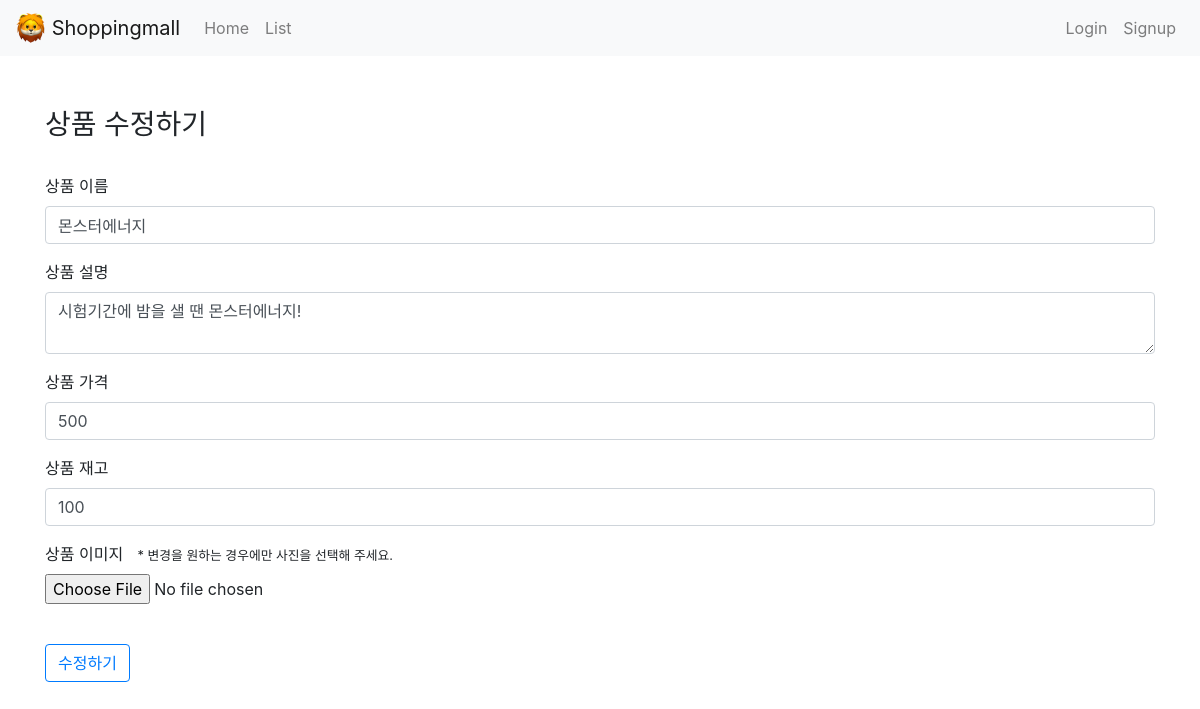
Before: /products/3/edit/ with the older database file.
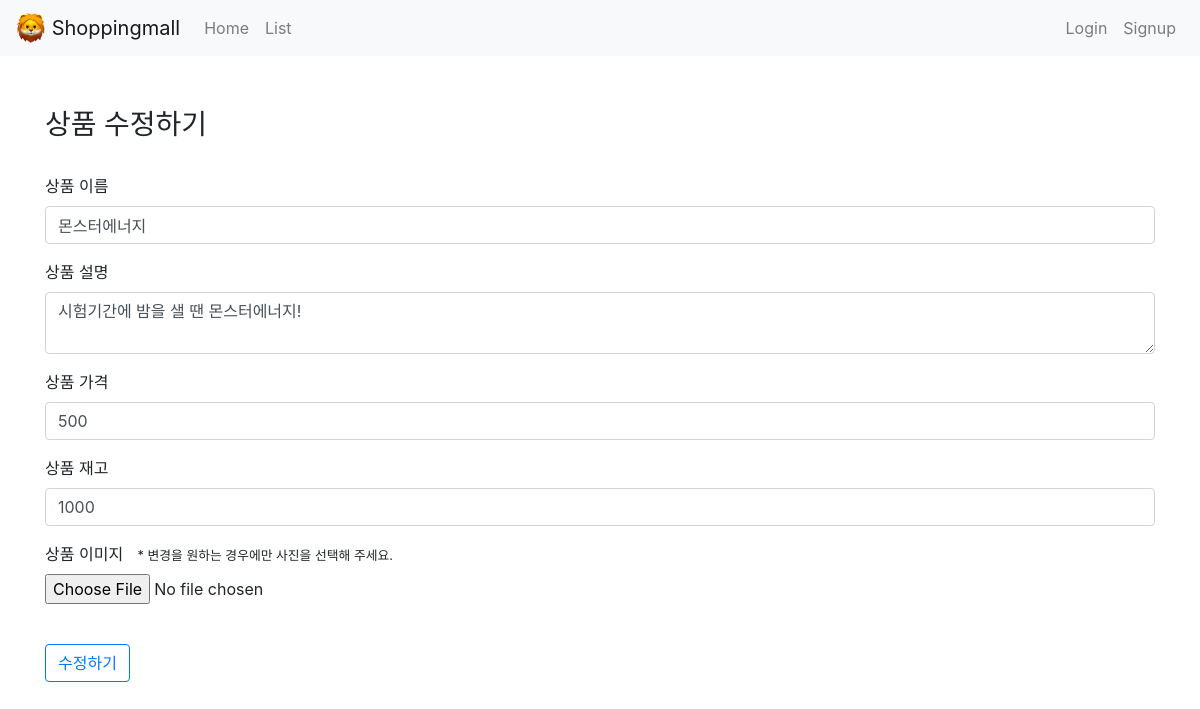
After: the same page with the newer database file.
### products/models.py (models this page shows)
class Product(models.Model):
    name = models.CharField(max_length=50) # 상품명
    description = models.TextField() # 설명
    price = models.IntegerField() # 가격
    stock = models.IntegerField() # 재고
    image = models.ImageField(upload_to='images/', null=True) # 이미지
    seller = models.ForeignKey(User, on_delete=models.CASCADE) # 판매자
    created_at = models.DateTimeField(auto_now_add = True)
    updated_at = models.DateTimeField(auto_now = True)

### products/views.py (the view, shortened to what this page needs)
# urls.py: path('<int:product_id>/edit/', update, name="update"),
def update(request, product_id): # 상품 수정은 특정 상품에 대한 페이지/기능이기 때문에 어떤 상품을 수정하는지 id값을 알아야 한다.
    product = get_object_or_404(Product, pk=product_id) # primary key가 전달받은 product_id와 일치하는 상품을 가져와서 product라는 변수에 담는다. 없으면 404 에러
    return render(request, 'products/edit.html', {"product": product}) # POST 방식의 요청이 아니라면 edit.html을 띄워준다.

### products/templates/products/edit.html (shortened to what this page needs)
{% extends 'base.html' %}
{% block content %}
<div class="mb-5">
    <h3>상품 수정하기</h3>
    <br>
    <form action="{% url 'products:update' product.id %}" method="POST" enctype="multipart/form-data">
        <div class="form-group">
            <label for="name">상품 이름</label>
            <input type="text" class="form-control" name="name" id="name" placeholder="상품 이름을 입력해주세요." value="{{ product.name }}" required>
        </div>
        <div class="form-group">
            <label for="description">상품 설명</label>
            <textarea class="form-control" name="description" id="description" placeholder="상품 설명을 입력해주세요..." required>{{ product.description }}</textarea>
        </div>
        <div class="form-group">
            <label for="price">상품 가격</label>
            <input type="number" class="form-control" name="price" id="price" min="0" value="{{ product.price}}" required>
        </div>
        <div class="form-group">
            <label for="stock">상품 재고</label>
            <input type="number" class="form-control" name="stock" id="stock" min="1" value="{{ product.stock }}" required>
        </div>
        <div class="form-group">
            <label>상품 이미지</label><small>&nbsp; &nbsp; * 변경을 원하는 경우에만 사진을 선택해 주세요.</small><br>
            <input type="file" name="image" accept="image/*">
        </div>
        <br>
        <input type="submit" value="수정하기" class="btn btn-outline-primary">
    </form>
</div>
{% endblock %}

Changed rows visible on the page:
changed Product "몬스터에너지": stock "100" → "1000"
